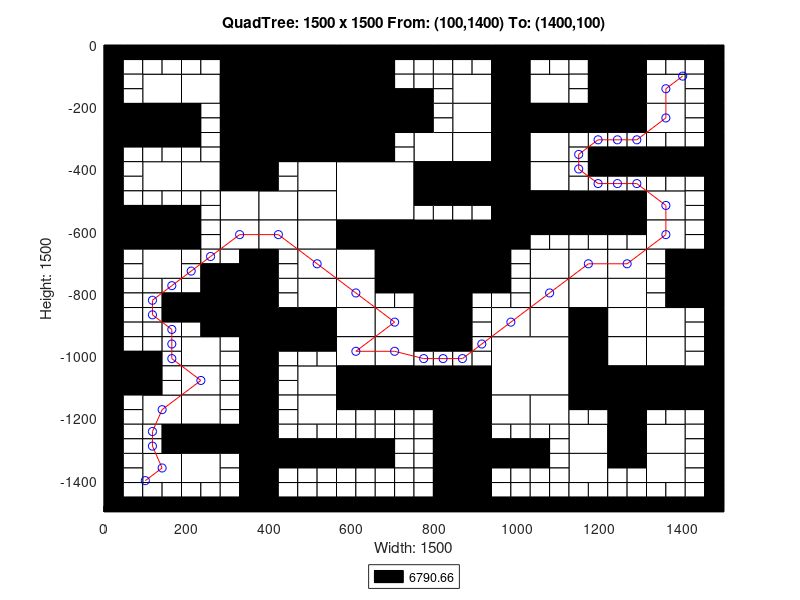

This figure's MATLAB source:
axis([0 1500 -1500 0]);
title('QuadTree: 1500 x 1500 From: (100,1400) To: (1400,100)');
xlabel('Width: 1500');
ylabel('Height: 1500');
rectangle('Position',[375 -187.5 187.5 187.5], 'FaceColor',[0 0 0]);
rectangle('Position',[375 -375 187.5 187.5], 'FaceColor',[0 0 0]);
rectangle('Position',[562.5 -562.5 187.5 187.5], 'FaceColor',[1 1 1]);
rectangle('Position',[750 -750 187.5 187.5], 'FaceColor',[0 0 0]);
rectangle('Position',[937.5 -1125 187.5 187.5], 'FaceColor',[1 1 1]);
rectangle('Position',[93.75 -187.5 93.75 93.75], 'FaceColor',[1 1 1]);
rectangle('Position',[281.25 -93.75 93.75 93.75], 'FaceColor',[0 0 0]);
rectangle('Position',[187.5 -187.5 93.75 93.75], 'FaceColor',[1 1 1]);
rectangle('Position',[281.25 -187.5 93.75 93.75], 'FaceColor',[0 0 0]);
rectangle('Position',[0 -281.25 93.75 93.75], 'FaceColor',[0 0 0]);
rectangle('Position',[93.75 -281.25 93.75 93.75], 'FaceColor',[0 0 0]);
rectangle('Position',[281.25 -281.25 93.75 93.75], 'FaceColor',[0 0 0]);
rectangle('Position',[281.25 -375 93.75 93.75], 'FaceColor',[0 0 0]);
rectangle('Position',[562.5 -93.75 93.75 93.75], 'FaceColor',[0 0 0]);
rectangle('Position',[562.5 -187.5 93.75 93.75], 'FaceColor',[0 0 0]);
rectangle('Position',[562.5 -281.25 93.75 93.75], 'FaceColor',[0 0 0]);
rectangle('Position',[656.25 -281.25 93.75 93.75], 'FaceColor',[0 0 0]);
rectangle('Position',[562.5 -375 93.75 93.75], 'FaceColor',[0 0 0]);
rectangle('Position',[93.75 -468.75 93.75 93.75], 'FaceColor',[1 1 1]);
rectangle('Position',[187.5 -468.75 93.75 93.75], 'FaceColor',[1 1 1]);
rectangle('Position',[281.25 -468.75 93.75 93.75], 'FaceColor',[0 0 0]);
rectangle('Position',[281.25 -562.5 93.75 93.75], 'FaceColor',[1 1 1]);
rectangle('Position',[0 -656.25 93.75 93.75], 'FaceColor',[0 0 0]);
rectangle('Position',[93.75 -656.25 93.75 93.75], 'FaceColor',[0 0 0]);
rectangle('Position',[93.75 -750 93.75 93.75], 'FaceColor',[1 1 1]);
rectangle('Position',[281.25 -656.25 93.75 93.75], 'FaceColor',[1 1 1]);
rectangle('Position',[468.75 -468.75 93.75 93.75], 'FaceColor',[1 1 1]);
rectangle('Position',[375 -562.5 93.75 93.75], 'FaceColor',[1 1 1]);
rectangle('Position',[468.75 -562.5 93.75 93.75], 'FaceColor',[1 1 1]);
rectangle('Position',[375 -656.25 93.75 93.75], 'FaceColor',[1 1 1]);
rectangle('Position',[468.75 -656.25 93.75 93.75], 'FaceColor',[1 1 1]);
rectangle('Position',[468.75 -750 93.75 93.75], 'FaceColor',[1 1 1]);
rectangle('Position',[562.5 -656.25 93.75 93.75], 'FaceColor',[0 0 0]);
rectangle('Position',[656.25 -656.25 93.75 93.75], 'FaceColor',[0 0 0]);
rectangle('Position',[562.5 -750 93.75 93.75], 'FaceColor',[1 1 1]);
rectangle('Position',[656.25 -750 93.75 93.75], 'FaceColor',[0 0 0]);
rectangle('Position',[843.75 -187.5 93.75 93.75], 'FaceColor',[1 1 1]);
rectangle('Position',[937.5 -93.75 93.75 93.75], 'FaceColor',[0 0 0]);
rectangle('Position',[937.5 -187.5 93.75 93.75], 'FaceColor',[0 0 0]);
rectangle('Position',[1031.25 -187.5 93.75 93.75], 'FaceColor',[1 1 1]);
rectangle('Position',[843.75 -281.25 93.75 93.75], 'FaceColor',[1 1 1]);
rectangle('Position',[750 -375 93.75 93.75], 'FaceColor',[1 1 1]);
rectangle('Position',[843.75 -375 93.75 93.75], 'FaceColor',[1 1 1]);
rectangle('Position',[937.5 -281.25 93.75 93.75], 'FaceColor',[0 0 0]);
rectangle('Position',[1031.25 -281.25 93.75 93.75], 'FaceColor',[0 0 0]);
rectangle('Position',[937.5 -375 93.75 93.75], 'FaceColor',[0 0 0]);
rectangle('Position',[1031.25 -375 93.75 93.75], 'FaceColor',[1 1 1]);
rectangle('Position',[1218.75 -93.75 93.75 93.75], 'FaceColor',[0 0 0]);
rectangle('Position',[1218.75 -187.5 93.75 93.75], 'FaceColor',[0 0 0]);
rectangle('Position',[1312.5 -187.5 93.75 93.75], 'FaceColor',[1 1 1]);
rectangle('Position',[1125 -281.25 93.75 93.75], 'FaceColor',[0 0 0]);
rectangle('Position',[1218.75 -281.25 93.75 93.75], 'FaceColor',[0 0 0]);
rectangle('Position',[1312.5 -281.25 93.75 93.75], 'FaceColor',[1 1 1]);
rectangle('Position',[750 -468.75 93.75 93.75], 'FaceColor',[0 0 0]);
rectangle('Position',[843.75 -468.75 93.75 93.75], 'FaceColor',[0 0 0]);
rectangle('Position',[937.5 -468.75 93.75 93.75], 'FaceColor',[0 0 0]);
rectangle('Position',[1031.25 -468.75 93.75 93.75], 'FaceColor',[1 1 1]);
rectangle('Position',[937.5 -562.5 93.75 93.75], 'FaceColor',[0 0 0]);
rectangle('Position',[1031.25 -562.5 93.75 93.75], 'FaceColor',[0 0 0]);
rectangle('Position',[937.5 -656.25 93.75 93.75], 'FaceColor',[0 0 0]);
rectangle('Position',[1031.25 -750 93.75 93.75], 'FaceColor',[1 1 1]);
rectangle('Position',[1125 -562.5 93.75 93.75], 'FaceColor',[0 0 0]);
rectangle('Position',[1218.75 -562.5 93.75 93.75], 'FaceColor',[0 0 0]);
rectangle('Position',[1312.5 -562.5 93.75 93.75], 'FaceColor',[1 1 1]);
rectangle('Position',[1125 -750 93.75 93.75], 'FaceColor',[1 1 1]);
rectangle('Position',[1218.75 -750 93.75 93.75], 'FaceColor',[1 1 1]);
rectangle('Position',[1312.5 -656.25 93.75 93.75], 'FaceColor',[1 1 1]);
rectangle('Position',[1406.25 -750 93.75 93.75], 'FaceColor',[0 0 0]);
rectangle('Position',[281.25 -843.75 93.75 93.75], 'FaceColor',[0 0 0]);
rectangle('Position',[281.25 -937.5 93.75 93.75], 'FaceColor',[0 0 0]);
rectangle('Position',[0 -1125 93.75 93.75], 'FaceColor',[0 0 0]);
rectangle('Position',[187.5 -1031.25 93.75 93.75], 'FaceColor',[1 1 1]);
rectangle('Position',[187.5 -1125 93.75 93.75], 'FaceColor',[1 1 1]);
rectangle('Position',[468.75 -843.75 93.75 93.75], 'FaceColor',[1 1 1]);
rectangle('Position',[375 -937.5 93.75 93.75], 'FaceColor',[0 0 0]);
rectangle('Position',[468.75 -937.5 93.75 93.75], 'FaceColor',[0 0 0]);
rectangle('Position',[562.5 -843.75 93.75 93.75], 'FaceColor',[1 1 1]);
rectangle('Position',[562.5 -937.5 93.75 93.75], 'FaceColor',[1 1 1]);
rectangle('Position',[656.25 -937.5 93.75 93.75], 'FaceColor',[1 1 1]);
rectangle('Position',[468.75 -1125 93.75 93.75], 'FaceColor',[1 1 1]);
rectangle('Position',[562.5 -1031.25 93.75 93.75], 'FaceColor',[1 1 1]);
rectangle('Position',[656.25 -1031.25 93.75 93.75], 'FaceColor',[1 1 1]);
rectangle('Position',[562.5 -1125 93.75 93.75], 'FaceColor',[0 0 0]);
rectangle('Position',[656.25 -1125 93.75 93.75], 'FaceColor',[0 0 0]);
rectangle('Position',[93.75 -1218.75 93.75 93.75], 'FaceColor',[1 1 1]);
rectangle('Position',[187.5 -1218.75 93.75 93.75], 'FaceColor',[1 1 1]);
rectangle('Position',[187.5 -1312.5 93.75 93.75], 'FaceColor',[0 0 0]);
rectangle('Position',[281.25 -1312.5 93.75 93.75], 'FaceColor',[0 0 0]);
rectangle('Position',[93.75 -1406.25 93.75 93.75], 'FaceColor',[1 1 1]);
rectangle('Position',[187.5 -1406.25 93.75 93.75], 'FaceColor',[1 1 1]);
rectangle('Position',[468.75 -1218.75 93.75 93.75], 'FaceColor',[1 1 1]);
rectangle('Position',[750 -843.75 93.75 93.75], 'FaceColor',[0 0 0]);
rectangle('Position',[750 -937.5 93.75 93.75], 'FaceColor',[0 0 0]);
rectangle('Position',[1031.25 -843.75 93.75 93.75], 'FaceColor',[1 1 1]);
rectangle('Position',[937.5 -937.5 93.75 93.75], 'FaceColor',[1 1 1]);
rectangle('Position',[1031.25 -937.5 93.75 93.75], 'FaceColor',[1 1 1]);
rectangle('Position',[750 -1125 93.75 93.75], 'FaceColor',[0 0 0]);
rectangle('Position',[843.75 -1125 93.75 93.75], 'FaceColor',[0 0 0]);
rectangle('Position',[1125 -843.75 93.75 93.75], 'FaceColor',[1 1 1]);
rectangle('Position',[1218.75 -843.75 93.75 93.75], 'FaceColor',[1 1 1]);
rectangle('Position',[1125 -937.5 93.75 93.75], 'FaceColor',[0 0 0]);
rectangle('Position',[1218.75 -937.5 93.75 93.75], 'FaceColor',[1 1 1]);
rectangle('Position',[1406.25 -843.75 93.75 93.75], 'FaceColor',[0 0 0]);
rectangle('Position',[1312.5 -937.5 93.75 93.75], 'FaceColor',[1 1 1]);
rectangle('Position',[1125 -1031.25 93.75 93.75], 'FaceColor',[0 0 0]);
rectangle('Position',[1218.75 -1031.25 93.75 93.75], 'FaceColor',[1 1 1]);
rectangle('Position',[1125 -1125 93.75 93.75], 'FaceColor',[0 0 0]);
rectangle('Position',[1218.75 -1125 93.75 93.75], 'FaceColor',[0 0 0]);
rectangle('Position',[1312.5 -1031.25 93.75 93.75], 'FaceColor',[1 1 1]);
rectangle('Position',[1312.5 -1125 93.75 93.75], 'FaceColor',[0 0 0]);
rectangle('Position',[1406.25 -1125 93.75 93.75], 'FaceColor',[0 0 0]);
rectangle('Position',[843.75 -1218.75 93.75 93.75], 'FaceColor',[0 0 0]);
rectangle('Position',[843.75 -1312.5 93.75 93.75], 'FaceColor',[0 0 0]);
rectangle('Position',[937.5 -1218.75 93.75 93.75], 'FaceColor',[1 1 1]);
rectangle('Position',[1031.25 -1218.75 93.75 93.75], 'FaceColor',[1 1 1]);
rectangle('Position',[843.75 -1406.25 93.75 93.75], 'FaceColor',[0 0 0]);
rectangle('Position',[843.75 -1500 93.75 93.75], 'FaceColor',[0 0 0]);
rectangle('Position',[1218.75 -1218.75 93.75 93.75], 'FaceColor',[0 0 0]);
rectangle('Position',[1125 -1312.5 93.75 93.75], 'FaceColor',[1 1 1]);
rectangle('Position',[1218.75 -1312.5 93.75 93.75], 'FaceColor',[0 0 0]);
rectangle('Position',[1312.5 -1312.5 93.75 93.75], 'FaceColor',[1 1 1]);
rectangle('Position',[1125 -1406.25 93.75 93.75], 'FaceColor',[1 1 1]);
rectangle('Position',[1312.5 -1406.25 93.75 93.75], 'FaceColor',[1 1 1]);
rectangle('Position',[0 -46.875 46.875 46.875], 'FaceColor',[0 0 0]);
rectangle('Position',[46.875 -46.875 46.875 46.875], 'FaceColor',[0 0 0]);
rectangle('Position',[0 -93.75 46.875 46.875], 'FaceColor',[0 0 0]);
rectangle('Position',[46.875 -93.75 46.875 46.875], 'FaceColor',[1 1 1]);
rectangle('Position',[93.75 -46.875 46.875 46.875], 'FaceColor',[0 0 0]);
rectangle('Position',[140.625 -46.875 46.875 46.875], 'FaceColor',[0 0 0]);
rectangle('Position',[93.75 -93.75 46.875 46.875], 'FaceColor',[1 1 1]);
rectangle('Position',[140.625 -93.75 46.875 46.875], 'FaceColor',[1 1 1]);
rectangle('Position',[0 -140.625 46.875 46.875], 'FaceColor',[0 0 0]);
rectangle('Position',[46.875 -140.625 46.875 46.875], 'FaceColor',[1 1 1]);
rectangle('Position',[0 -187.5 46.875 46.875], 'FaceColor',[0 0 0]);
rectangle('Position',[46.875 -187.5 46.875 46.875], 'FaceColor',[1 1 1]);
rectangle('Position',[187.5 -46.875 46.875 46.875], 'FaceColor',[0 0 0]);
rectangle('Position',[234.375 -46.875 46.875 46.875], 'FaceColor',[0 0 0]);
rectangle('Position',[187.5 -93.75 46.875 46.875], 'FaceColor',[1 1 1]);
rectangle('Position',[234.375 -93.75 46.875 46.875], 'FaceColor',[1 1 1]);
rectangle('Position',[0 -328.125 46.875 46.875], 'FaceColor',[0 0 0]);
rectangle('Position',[46.875 -328.125 46.875 46.875], 'FaceColor',[0 0 0]);
rectangle('Position',[0 -375 46.875 46.875], 'FaceColor',[0 0 0]);
rectangle('Position',[46.875 -375 46.875 46.875], 'FaceColor',[1 1 1]);
rectangle('Position',[93.75 -328.125 46.875 46.875], 'FaceColor',[0 0 0]);
rectangle('Position',[140.625 -328.125 46.875 46.875], 'FaceColor',[0 0 0]);
rectangle('Position',[93.75 -375 46.875 46.875], 'FaceColor',[1 1 1]);
rectangle('Position',[140.625 -375 46.875 46.875], 'FaceColor',[1 1 1]);
rectangle('Position',[187.5 -234.375 46.875 46.875], 'FaceColor',[0 0 0]);
rectangle('Position',[234.375 -234.375 46.875 46.875], 'FaceColor',[1 1 1]);
rectangle('Position',[187.5 -281.25 46.875 46.875], 'FaceColor',[0 0 0]);
rectangle('Position',[234.375 -281.25 46.875 46.875], 'FaceColor',[1 1 1]);
rectangle('Position',[187.5 -328.125 46.875 46.875], 'FaceColor',[0 0 0]);
rectangle('Position',[234.375 -328.125 46.875 46.875], 'FaceColor',[1 1 1]);
rectangle('Position',[187.5 -375 46.875 46.875], 'FaceColor',[1 1 1]);
rectangle('Position',[234.375 -375 46.875 46.875], 'FaceColor',[1 1 1]);
rectangle('Position',[656.25 -46.875 46.875 46.875], 'FaceColor',[0 0 0]);
rectangle('Position',[703.125 -46.875 46.875 46.875], 'FaceColor',[0 0 0]);
rectangle('Position',[656.25 -93.75 46.875 46.875], 'FaceColor',[0 0 0]);
rectangle('Position',[703.125 -93.75 46.875 46.875], 'FaceColor',[1 1 1]);
rectangle('Position',[656.25 -140.625 46.875 46.875], 'FaceColor',[0 0 0]);
rectangle('Position',[703.125 -140.625 46.875 46.875], 'FaceColor',[1 1 1]);
rectangle('Position',[656.25 -187.5 46.875 46.875], 'FaceColor',[0 0 0]);
rectangle('Position',[703.125 -187.5 46.875 46.875], 'FaceColor',[0 0 0]);
rectangle('Position',[656.25 -328.125 46.875 46.875], 'FaceColor',[0 0 0]);
rectangle('Position',[703.125 -328.125 46.875 46.875], 'FaceColor',[1 1 1]);
rectangle('Position',[656.25 -375 46.875 46.875], 'FaceColor',[0 0 0]);
rectangle('Position',[703.125 -375 46.875 46.875], 'FaceColor',[1 1 1]);
rectangle('Position',[0 -421.875 46.875 46.875], 'FaceColor',[0 0 0]);
rectangle('Position',[46.875 -421.875 46.875 46.875], 'FaceColor',[1 1 1]);
rectangle('Position',[0 -468.75 46.875 46.875], 'FaceColor',[0 0 0]);
rectangle('Position',[46.875 -468.75 46.875 46.875], 'FaceColor',[1 1 1]);
rectangle('Position',[0 -515.625 46.875 46.875], 'FaceColor',[0 0 0]);
rectangle('Position',[46.875 -515.625 46.875 46.875], 'FaceColor',[1 1 1]);
rectangle('Position',[0 -562.5 46.875 46.875], 'FaceColor',[0 0 0]);
rectangle('Position',[46.875 -562.5 46.875 46.875], 'FaceColor',[0 0 0]);
rectangle('Position',[93.75 -515.625 46.875 46.875], 'FaceColor',[1 1 1]);
rectangle('Position',[140.625 -515.625 46.875 46.875], 'FaceColor',[1 1 1]);
rectangle('Position',[93.75 -562.5 46.875 46.875], 'FaceColor',[0 0 0]);
rectangle('Position',[140.625 -562.5 46.875 46.875], 'FaceColor',[0 0 0]);
rectangle('Position',[187.5 -515.625 46.875 46.875], 'FaceColor',[1 1 1]);
rectangle('Position',[234.375 -515.625 46.875 46.875], 'FaceColor',[1 1 1]);
rectangle('Position',[187.5 -562.5 46.875 46.875], 'FaceColor',[0 0 0]);
rectangle('Position',[234.375 -562.5 46.875 46.875], 'FaceColor',[1 1 1]);
rectangle('Position',[0 -703.125 46.875 46.875], 'FaceColor',[0 0 0]);
rectangle('Position',[46.875 -703.125 46.875 46.875], 'FaceColor',[1 1 1]);
rectangle('Position',[0 -750 46.875 46.875], 'FaceColor',[0 0 0]);
rectangle('Position',[46.875 -750 46.875 46.875], 'FaceColor',[1 1 1]);
rectangle('Position',[187.5 -609.375 46.875 46.875], 'FaceColor',[0 0 0]);
rectangle('Position',[234.375 -609.375 46.875 46.875], 'FaceColor',[1 1 1]);
rectangle('Position',[187.5 -656.25 46.875 46.875], 'FaceColor',[0 0 0]);
rectangle('Position',[234.375 -656.25 46.875 46.875], 'FaceColor',[1 1 1]);
rectangle('Position',[187.5 -703.125 46.875 46.875], 'FaceColor',[1 1 1]);
rectangle('Position',[234.375 -703.125 46.875 46.875], 'FaceColor',[1 1 1]);
rectangle('Position',[187.5 -750 46.875 46.875], 'FaceColor',[1 1 1]);
rectangle('Position',[234.375 -750 46.875 46.875], 'FaceColor',[0 0 0]);
rectangle('Position',[281.25 -703.125 46.875 46.875], 'FaceColor',[1 1 1]);
rectangle('Position',[328.125 -703.125 46.875 46.875], 'FaceColor',[0 0 0]);
rectangle('Position',[281.25 -750 46.875 46.875], 'FaceColor',[0 0 0]);
rectangle('Position',[328.125 -750 46.875 46.875], 'FaceColor',[0 0 0]);
rectangle('Position',[375 -421.875 46.875 46.875], 'FaceColor',[0 0 0]);
rectangle('Position',[421.875 -421.875 46.875 46.875], 'FaceColor',[1 1 1]);
rectangle('Position',[375 -468.75 46.875 46.875], 'FaceColor',[0 0 0]);
rectangle('Position',[421.875 -468.75 46.875 46.875], 'FaceColor',[1 1 1]);
rectangle('Position',[375 -703.125 46.875 46.875], 'FaceColor',[0 0 0]);
rectangle('Position',[421.875 -703.125 46.875 46.875], 'FaceColor',[1 1 1]);
rectangle('Position',[375 -750 46.875 46.875], 'FaceColor',[0 0 0]);
rectangle('Position',[421.875 -750 46.875 46.875], 'FaceColor',[1 1 1]);
rectangle('Position',[750 -46.875 46.875 46.875], 'FaceColor',[0 0 0]);
rectangle('Position',[796.875 -46.875 46.875 46.875], 'FaceColor',[0 0 0]);
rectangle('Position',[750 -93.75 46.875 46.875], 'FaceColor',[1 1 1]);
rectangle('Position',[796.875 -93.75 46.875 46.875], 'FaceColor',[1 1 1]);
rectangle('Position',[843.75 -46.875 46.875 46.875], 'FaceColor',[0 0 0]);
rectangle('Position',[890.625 -46.875 46.875 46.875], 'FaceColor',[0 0 0]);
rectangle('Position',[843.75 -93.75 46.875 46.875], 'FaceColor',[1 1 1]);
rectangle('Position',[890.625 -93.75 46.875 46.875], 'FaceColor',[1 1 1]);
rectangle('Position',[750 -140.625 46.875 46.875], 'FaceColor',[1 1 1]);
rectangle('Position',[796.875 -140.625 46.875 46.875], 'FaceColor',[1 1 1]);
rectangle('Position',[750 -187.5 46.875 46.875], 'FaceColor',[0 0 0]);
rectangle('Position',[796.875 -187.5 46.875 46.875], 'FaceColor',[1 1 1]);
rectangle('Position',[1031.25 -46.875 46.875 46.875], 'FaceColor',[0 0 0]);
rectangle('Position',[1078.12 -46.875 46.875 46.875], 'FaceColor',[0 0 0]);
rectangle('Position',[1031.25 -93.75 46.875 46.875], 'FaceColor',[1 1 1]);
rectangle('Position',[1078.12 -93.75 46.875 46.875], 'FaceColor',[1 1 1]);
rectangle('Position',[750 -234.375 46.875 46.875], 'FaceColor',[0 0 0]);
rectangle('Position',[796.875 -234.375 46.875 46.875], 'FaceColor',[1 1 1]);
rectangle('Position',[750 -281.25 46.875 46.875], 'FaceColor',[0 0 0]);
rectangle('Position',[796.875 -281.25 46.875 46.875], 'FaceColor',[1 1 1]);
rectangle('Position',[1125 -46.875 46.875 46.875], 'FaceColor',[0 0 0]);
rectangle('Position',[1171.88 -46.875 46.875 46.875], 'FaceColor',[0 0 0]);
rectangle('Position',[1125 -93.75 46.875 46.875], 'FaceColor',[1 1 1]);
rectangle('Position',[1171.88 -93.75 46.875 46.875], 'FaceColor',[0 0 0]);
rectangle('Position',[1125 -140.625 46.875 46.875], 'FaceColor',[1 1 1]);
rectangle('Position',[1171.88 -140.625 46.875 46.875], 'FaceColor',[0 0 0]);
rectangle('Position',[1125 -187.5 46.875 46.875], 'FaceColor',[1 1 1]);
rectangle('Position',[1171.88 -187.5 46.875 46.875], 'FaceColor',[0 0 0]);
rectangle('Position',[1312.5 -46.875 46.875 46.875], 'FaceColor',[0 0 0]);
rectangle('Position',[1359.38 -46.875 46.875 46.875], 'FaceColor',[0 0 0]);
rectangle('Position',[1312.5 -93.75 46.875 46.875], 'FaceColor',[1 1 1]);
rectangle('Position',[1359.38 -93.75 46.875 46.875], 'FaceColor',[1 1 1]);
rectangle('Position',[1406.25 -46.875 46.875 46.875], 'FaceColor',[0 0 0]);
rectangle('Position',[1453.12 -46.875 46.875 46.875], 'FaceColor',[0 0 0]);
rectangle('Position',[1406.25 -93.75 46.875 46.875], 'FaceColor',[1 1 1]);
rectangle('Position',[1453.12 -93.75 46.875 46.875], 'FaceColor',[0 0 0]);
rectangle('Position',[1406.25 -140.625 46.875 46.875], 'FaceColor',[1 1 1]);
rectangle('Position',[1453.12 -140.625 46.875 46.875], 'FaceColor',[0 0 0]);
rectangle('Position',[1406.25 -187.5 46.875 46.875], 'FaceColor',[1 1 1]);
rectangle('Position',[1453.12 -187.5 46.875 46.875], 'FaceColor',[0 0 0]);
rectangle('Position',[1125 -328.125 46.875 46.875], 'FaceColor',[1 1 1]);
rectangle('Position',[1171.88 -328.125 46.875 46.875], 'FaceColor',[1 1 1]);
rectangle('Position',[1125 -375 46.875 46.875], 'FaceColor',[1 1 1]);
rectangle('Position',[1171.88 -375 46.875 46.875], 'FaceColor',[0 0 0]);
rectangle('Position',[1218.75 -328.125 46.875 46.875], 'FaceColor',[1 1 1]);
rectangle('Position',[1265.62 -328.125 46.875 46.875], 'FaceColor',[1 1 1]);
rectangle('Position',[1218.75 -375 46.875 46.875], 'FaceColor',[0 0 0]);
rectangle('Position',[1265.62 -375 46.875 46.875], 'FaceColor',[0 0 0]);
rectangle('Position',[1406.25 -234.375 46.875 46.875], 'FaceColor',[1 1 1]);
rectangle('Position',[1453.12 -234.375 46.875 46.875], 'FaceColor',[0 0 0]);
rectangle('Position',[1406.25 -281.25 46.875 46.875], 'FaceColor',[1 1 1]);
rectangle('Position',[1453.12 -281.25 46.875 46.875], 'FaceColor',[0 0 0]);
rectangle('Position',[1312.5 -328.125 46.875 46.875], 'FaceColor',[1 1 1]);
rectangle('Position',[1359.38 -328.125 46.875 46.875], 'FaceColor',[1 1 1]);
rectangle('Position',[1312.5 -375 46.875 46.875], 'FaceColor',[0 0 0]);
rectangle('Position',[1359.38 -375 46.875 46.875], 'FaceColor',[0 0 0]);
rectangle('Position',[1406.25 -328.125 46.875 46.875], 'FaceColor',[1 1 1]);
rectangle('Position',[1453.12 -328.125 46.875 46.875], 'FaceColor',[0 0 0]);
rectangle('Position',[1406.25 -375 46.875 46.875], 'FaceColor',[0 0 0]);
rectangle('Position',[1453.12 -375 46.875 46.875], 'FaceColor',[0 0 0]);
rectangle('Position',[750 -515.625 46.875 46.875], 'FaceColor',[0 0 0]);
rectangle('Position',[796.875 -515.625 46.875 46.875], 'FaceColor',[0 0 0]);
rectangle('Position',[750 -562.5 46.875 46.875], 'FaceColor',[1 1 1]);
rectangle('Position',[796.875 -562.5 46.875 46.875], 'FaceColor',[1 1 1]);
rectangle('Position',[843.75 -515.625 46.875 46.875], 'FaceColor',[0 0 0]);
rectangle('Position',[890.625 -515.625 46.875 46.875], 'FaceColor',[0 0 0]);
rectangle('Position',[843.75 -562.5 46.875 46.875], 'FaceColor',[1 1 1]);
rectangle('Position',[890.625 -562.5 46.875 46.875], 'FaceColor',[1 1 1]);
rectangle('Position',[1031.25 -609.375 46.875 46.875], 'FaceColor',[0 0 0]);
rectangle('Position',[1078.12 -609.375 46.875 46.875], 'FaceColor',[0 0 0]);
rectangle('Position',[1031.25 -656.25 46.875 46.875], 'FaceColor',[1 1 1]);
rectangle('Position',[1078.12 -656.25 46.875 46.875], 'FaceColor',[1 1 1]);
rectangle('Position',[937.5 -703.125 46.875 46.875], 'FaceColor',[0 0 0]);
rectangle('Position',[984.375 -703.125 46.875 46.875], 'FaceColor',[1 1 1]);
rectangle('Position',[937.5 -750 46.875 46.875], 'FaceColor',[0 0 0]);
rectangle('Position',[984.375 -750 46.875 46.875], 'FaceColor',[1 1 1]);
rectangle('Position',[1125 -421.875 46.875 46.875], 'FaceColor',[1 1 1]);
rectangle('Position',[1171.88 -421.875 46.875 46.875], 'FaceColor',[0 0 0]);
rectangle('Position',[1125 -468.75 46.875 46.875], 'FaceColor',[1 1 1]);
rectangle('Position',[1171.88 -468.75 46.875 46.875], 'FaceColor',[1 1 1]);
rectangle('Position',[1218.75 -421.875 46.875 46.875], 'FaceColor',[0 0 0]);
rectangle('Position',[1265.62 -421.875 46.875 46.875], 'FaceColor',[0 0 0]);
rectangle('Position',[1218.75 -468.75 46.875 46.875], 'FaceColor',[1 1 1]);
rectangle('Position',[1265.62 -468.75 46.875 46.875], 'FaceColor',[1 1 1]);
rectangle('Position',[1312.5 -421.875 46.875 46.875], 'FaceColor',[0 0 0]);
rectangle('Position',[1359.38 -421.875 46.875 46.875], 'FaceColor',[0 0 0]);
rectangle('Position',[1312.5 -468.75 46.875 46.875], 'FaceColor',[1 1 1]);
rectangle('Position',[1359.38 -468.75 46.875 46.875], 'FaceColor',[1 1 1]);
rectangle('Position',[1406.25 -421.875 46.875 46.875], 'FaceColor',[0 0 0]);
rectangle('Position',[1453.12 -421.875 46.875 46.875], 'FaceColor',[0 0 0]);
rectangle('Position',[1406.25 -468.75 46.875 46.875], 'FaceColor',[1 1 1]);
rectangle('Position',[1453.12 -468.75 46.875 46.875], 'FaceColor',[0 0 0]);
rectangle('Position',[1406.25 -515.625 46.875 46.875], 'FaceColor',[1 1 1]);
rectangle('Position',[1453.12 -515.625 46.875 46.875], 'FaceColor',[0 0 0]);
rectangle('Position',[1406.25 -562.5 46.875 46.875], 'FaceColor',[1 1 1]);
rectangle('Position',[1453.12 -562.5 46.875 46.875], 'FaceColor',[0 0 0]);
rectangle('Position',[1125 -609.375 46.875 46.875], 'FaceColor',[0 0 0]);
rectangle('Position',[1171.88 -609.375 46.875 46.875], 'FaceColor',[0 0 0]);
rectangle('Position',[1125 -656.25 46.875 46.875], 'FaceColor',[1 1 1]);
rectangle('Position',[1171.88 -656.25 46.875 46.875], 'FaceColor',[1 1 1]);
rectangle('Position',[1218.75 -609.375 46.875 46.875], 'FaceColor',[0 0 0]);
rectangle('Position',[1265.62 -609.375 46.875 46.875], 'FaceColor',[0 0 0]);
rectangle('Position',[1218.75 -656.25 46.875 46.875], 'FaceColor',[1 1 1]);
rectangle('Position',[1265.62 -656.25 46.875 46.875], 'FaceColor',[1 1 1]);
rectangle('Position',[1406.25 -609.375 46.875 46.875], 'FaceColor',[1 1 1]);
rectangle('Position',[1453.12 -609.375 46.875 46.875], 'FaceColor',[0 0 0]);
rectangle('Position',[1406.25 -656.25 46.875 46.875], 'FaceColor',[1 1 1]);
rectangle('Position',[1453.12 -656.25 46.875 46.875], 'FaceColor',[0 0 0]);
rectangle('Position',[1312.5 -703.125 46.875 46.875], 'FaceColor',[1 1 1]);
rectangle('Position',[1359.38 -703.125 46.875 46.875], 'FaceColor',[0 0 0]);
rectangle('Position',[1312.5 -750 46.875 46.875], 'FaceColor',[1 1 1]);
rectangle('Position',[1359.38 -750 46.875 46.875], 'FaceColor',[0 0 0]);
rectangle('Position',[0 -796.875 46.875 46.875], 'FaceColor',[0 0 0]);
rectangle('Position',[46.875 -796.875 46.875 46.875], 'FaceColor',[1 1 1]);
rectangle('Position',[0 -843.75 46.875 46.875], 'FaceColor',[0 0 0]);
rectangle('Position',[46.875 -843.75 46.875 46.875], 'FaceColor',[1 1 1]);
rectangle('Position',[93.75 -796.875 46.875 46.875], 'FaceColor',[1 1 1]);
rectangle('Position',[140.625 -796.875 46.875 46.875], 'FaceColor',[1 1 1]);
rectangle('Position',[93.75 -843.75 46.875 46.875], 'FaceColor',[1 1 1]);
rectangle('Position',[140.625 -843.75 46.875 46.875], 'FaceColor',[0 0 0]);
rectangle('Position',[0 -890.625 46.875 46.875], 'FaceColor',[0 0 0]);
rectangle('Position',[46.875 -890.625 46.875 46.875], 'FaceColor',[1 1 1]);
rectangle('Position',[0 -937.5 46.875 46.875], 'FaceColor',[0 0 0]);
rectangle('Position',[46.875 -937.5 46.875 46.875], 'FaceColor',[1 1 1]);
rectangle('Position',[93.75 -890.625 46.875 46.875], 'FaceColor',[1 1 1]);
rectangle('Position',[140.625 -890.625 46.875 46.875], 'FaceColor',[0 0 0]);
rectangle('Position',[93.75 -937.5 46.875 46.875], 'FaceColor',[1 1 1]);
rectangle('Position',[140.625 -937.5 46.875 46.875], 'FaceColor',[1 1 1]);
rectangle('Position',[187.5 -796.875 46.875 46.875], 'FaceColor',[1 1 1]);
rectangle('Position',[234.375 -796.875 46.875 46.875], 'FaceColor',[0 0 0]);
rectangle('Position',[187.5 -843.75 46.875 46.875], 'FaceColor',[0 0 0]);
rectangle('Position',[234.375 -843.75 46.875 46.875], 'FaceColor',[0 0 0]);
rectangle('Position',[187.5 -890.625 46.875 46.875], 'FaceColor',[0 0 0]);
rectangle('Position',[234.375 -890.625 46.875 46.875], 'FaceColor',[0 0 0]);
rectangle('Position',[187.5 -937.5 46.875 46.875], 'FaceColor',[1 1 1]);
rectangle('Position',[234.375 -937.5 46.875 46.875], 'FaceColor',[0 0 0]);
rectangle('Position',[0 -984.375 46.875 46.875], 'FaceColor',[0 0 0]);
rectangle('Position',[46.875 -984.375 46.875 46.875], 'FaceColor',[1 1 1]);
rectangle('Position',[0 -1031.25 46.875 46.875], 'FaceColor',[0 0 0]);
rectangle('Position',[46.875 -1031.25 46.875 46.875], 'FaceColor',[0 0 0]);
rectangle('Position',[93.75 -984.375 46.875 46.875], 'FaceColor',[1 1 1]);
rectangle('Position',[140.625 -984.375 46.875 46.875], 'FaceColor',[1 1 1]);
rectangle('Position',[93.75 -1031.25 46.875 46.875], 'FaceColor',[0 0 0]);
rectangle('Position',[140.625 -1031.25 46.875 46.875], 'FaceColor',[1 1 1]);
rectangle('Position',[93.75 -1078.12 46.875 46.875], 'FaceColor',[0 0 0]);
rectangle('Position',[140.625 -1078.12 46.875 46.875], 'FaceColor',[1 1 1]);
rectangle('Position',[93.75 -1125 46.875 46.875], 'FaceColor',[0 0 0]);
rectangle('Position',[140.625 -1125 46.875 46.875], 'FaceColor',[1 1 1]);
rectangle('Position',[281.25 -984.375 46.875 46.875], 'FaceColor',[1 1 1]);
rectangle('Position',[328.125 -984.375 46.875 46.875], 'FaceColor',[0 0 0]);
rectangle('Position',[281.25 -1031.25 46.875 46.875], 'FaceColor',[1 1 1]);
rectangle('Position',[328.125 -1031.25 46.875 46.875], 'FaceColor',[0 0 0]);
rectangle('Position',[281.25 -1078.12 46.875 46.875], 'FaceColor',[1 1 1]);
rectangle('Position',[328.125 -1078.12 46.875 46.875], 'FaceColor',[0 0 0]);
rectangle('Position',[281.25 -1125 46.875 46.875], 'FaceColor',[1 1 1]);
rectangle('Position',[328.125 -1125 46.875 46.875], 'FaceColor',[0 0 0]);
rectangle('Position',[375 -796.875 46.875 46.875], 'FaceColor',[0 0 0]);
rectangle('Position',[421.875 -796.875 46.875 46.875], 'FaceColor',[1 1 1]);
rectangle('Position',[375 -843.75 46.875 46.875], 'FaceColor',[0 0 0]);
rectangle('Position',[421.875 -843.75 46.875 46.875], 'FaceColor',[1 1 1]);
rectangle('Position',[656.25 -796.875 46.875 46.875], 'FaceColor',[0 0 0]);
rectangle('Position',[703.125 -796.875 46.875 46.875], 'FaceColor',[0 0 0]);
rectangle('Position',[656.25 -843.75 46.875 46.875], 'FaceColor',[1 1 1]);
rectangle('Position',[703.125 -843.75 46.875 46.875], 'FaceColor',[1 1 1]);
rectangle('Position',[375 -984.375 46.875 46.875], 'FaceColor',[0 0 0]);
rectangle('Position',[421.875 -984.375 46.875 46.875], 'FaceColor',[0 0 0]);
rectangle('Position',[375 -1031.25 46.875 46.875], 'FaceColor',[0 0 0]);
rectangle('Position',[421.875 -1031.25 46.875 46.875], 'FaceColor',[1 1 1]);
rectangle('Position',[468.75 -984.375 46.875 46.875], 'FaceColor',[0 0 0]);
rectangle('Position',[515.625 -984.375 46.875 46.875], 'FaceColor',[0 0 0]);
rectangle('Position',[468.75 -1031.25 46.875 46.875], 'FaceColor',[1 1 1]);
rectangle('Position',[515.625 -1031.25 46.875 46.875], 'FaceColor',[1 1 1]);
rectangle('Position',[375 -1078.12 46.875 46.875], 'FaceColor',[0 0 0]);
rectangle('Position',[421.875 -1078.12 46.875 46.875], 'FaceColor',[1 1 1]);
rectangle('Position',[375 -1125 46.875 46.875], 'FaceColor',[0 0 0]);
rectangle('Position',[421.875 -1125 46.875 46.875], 'FaceColor',[1 1 1]);
rectangle('Position',[0 -1171.88 46.875 46.875], 'FaceColor',[0 0 0]);
rectangle('Position',[46.875 -1171.88 46.875 46.875], 'FaceColor',[1 1 1]);
rectangle('Position',[0 -1218.75 46.875 46.875], 'FaceColor',[0 0 0]);
rectangle('Position',[46.875 -1218.75 46.875 46.875], 'FaceColor',[1 1 1]);
rectangle('Position',[0 -1265.62 46.875 46.875], 'FaceColor',[0 0 0]);
rectangle('Position',[46.875 -1265.62 46.875 46.875], 'FaceColor',[1 1 1]);
rectangle('Position',[0 -1312.5 46.875 46.875], 'FaceColor',[0 0 0]);
rectangle('Position',[46.875 -1312.5 46.875 46.875], 'FaceColor',[1 1 1]);
rectangle('Position',[93.75 -1265.62 46.875 46.875], 'FaceColor',[1 1 1]);
rectangle('Position',[140.625 -1265.62 46.875 46.875], 'FaceColor',[0 0 0]);
rectangle('Position',[93.75 -1312.5 46.875 46.875], 'FaceColor',[1 1 1]);
rectangle('Position',[140.625 -1312.5 46.875 46.875], 'FaceColor',[0 0 0]);
rectangle('Position',[281.25 -1171.88 46.875 46.875], 'FaceColor',[1 1 1]);
rectangle('Position',[328.125 -1171.88 46.875 46.875], 'FaceColor',[0 0 0]);
rectangle('Position',[281.25 -1218.75 46.875 46.875], 'FaceColor',[1 1 1]);
rectangle('Position',[328.125 -1218.75 46.875 46.875], 'FaceColor',[0 0 0]);
rectangle('Position',[0 -1359.38 46.875 46.875], 'FaceColor',[0 0 0]);
rectangle('Position',[46.875 -1359.38 46.875 46.875], 'FaceColor',[1 1 1]);
rectangle('Position',[0 -1406.25 46.875 46.875], 'FaceColor',[0 0 0]);
rectangle('Position',[46.875 -1406.25 46.875 46.875], 'FaceColor',[1 1 1]);
rectangle('Position',[0 -1453.12 46.875 46.875], 'FaceColor',[0 0 0]);
rectangle('Position',[46.875 -1453.12 46.875 46.875], 'FaceColor',[1 1 1]);
rectangle('Position',[0 -1500 46.875 46.875], 'FaceColor',[0 0 0]);
rectangle('Position',[46.875 -1500 46.875 46.875], 'FaceColor',[0 0 0]);
rectangle('Position',[93.75 -1453.12 46.875 46.875], 'FaceColor',[1 1 1]);
rectangle('Position',[140.625 -1453.12 46.875 46.875], 'FaceColor',[1 1 1]);
rectangle('Position',[93.75 -1500 46.875 46.875], 'FaceColor',[0 0 0]);
rectangle('Position',[140.625 -1500 46.875 46.875], 'FaceColor',[0 0 0]);
rectangle('Position',[281.25 -1359.38 46.875 46.875], 'FaceColor',[1 1 1]);
rectangle('Position',[328.125 -1359.38 46.875 46.875], 'FaceColor',[0 0 0]);
rectangle('Position',[281.25 -1406.25 46.875 46.875], 'FaceColor',[1 1 1]);
rectangle('Position',[328.125 -1406.25 46.875 46.875], 'FaceColor',[0 0 0]);
rectangle('Position',[187.5 -1453.12 46.875 46.875], 'FaceColor',[1 1 1]);
rectangle('Position',[234.375 -1453.12 46.875 46.875], 'FaceColor',[1 1 1]);
rectangle('Position',[187.5 -1500 46.875 46.875], 'FaceColor',[0 0 0]);
rectangle('Position',[234.375 -1500 46.875 46.875], 'FaceColor',[0 0 0]);
rectangle('Position',[281.25 -1453.12 46.875 46.875], 'FaceColor',[1 1 1]);
rectangle('Position',[328.125 -1453.12 46.875 46.875], 'FaceColor',[0 0 0]);
rectangle('Position',[281.25 -1500 46.875 46.875], 'FaceColor',[0 0 0]);
rectangle('Position',[328.125 -1500 46.875 46.875], 'FaceColor',[0 0 0]);
rectangle('Position',[375 -1171.88 46.875 46.875], 'FaceColor',[0 0 0]);
rectangle('Position',[421.875 -1171.88 46.875 46.875], 'FaceColor',[1 1 1]);
rectangle('Position',[375 -1218.75 46.875 46.875], 'FaceColor',[0 0 0]);
rectangle('Position',[421.875 -1218.75 46.875 46.875], 'FaceColor',[1 1 1]);
rectangle('Position',[375 -1265.62 46.875 46.875], 'FaceColor',[0 0 0]);
rectangle('Position',[421.875 -1265.62 46.875 46.875], 'FaceColor',[1 1 1]);
rectangle('Position',[375 -1312.5 46.875 46.875], 'FaceColor',[0 0 0]);
rectangle('Position',[421.875 -1312.5 46.875 46.875], 'FaceColor',[0 0 0]);
rectangle('Position',[468.75 -1265.62 46.875 46.875], 'FaceColor',[1 1 1]);
rectangle('Position',[515.625 -1265.62 46.875 46.875], 'FaceColor',[1 1 1]);
rectangle('Position',[468.75 -1312.5 46.875 46.875], 'FaceColor',[0 0 0]);
rectangle('Position',[515.625 -1312.5 46.875 46.875], 'FaceColor',[0 0 0]);
rectangle('Position',[562.5 -1171.88 46.875 46.875], 'FaceColor',[0 0 0]);
rectangle('Position',[609.375 -1171.88 46.875 46.875], 'FaceColor',[0 0 0]);
rectangle('Position',[562.5 -1218.75 46.875 46.875], 'FaceColor',[1 1 1]);
rectangle('Position',[609.375 -1218.75 46.875 46.875], 'FaceColor',[1 1 1]);
rectangle('Position',[656.25 -1171.88 46.875 46.875], 'FaceColor',[0 0 0]);
rectangle('Position',[703.125 -1171.88 46.875 46.875], 'FaceColor',[0 0 0]);
rectangle('Position',[656.25 -1218.75 46.875 46.875], 'FaceColor',[1 1 1]);
rectangle('Position',[703.125 -1218.75 46.875 46.875], 'FaceColor',[1 1 1]);
rectangle('Position',[562.5 -1265.62 46.875 46.875], 'FaceColor',[1 1 1]);
rectangle('Position',[609.375 -1265.62 46.875 46.875], 'FaceColor',[1 1 1]);
rectangle('Position',[562.5 -1312.5 46.875 46.875], 'FaceColor',[0 0 0]);
rectangle('Position',[609.375 -1312.5 46.875 46.875], 'FaceColor',[0 0 0]);
rectangle('Position',[656.25 -1265.62 46.875 46.875], 'FaceColor',[1 1 1]);
rectangle('Position',[703.125 -1265.62 46.875 46.875], 'FaceColor',[1 1 1]);
rectangle('Position',[656.25 -1312.5 46.875 46.875], 'FaceColor',[0 0 0]);
rectangle('Position',[703.125 -1312.5 46.875 46.875], 'FaceColor',[1 1 1]);
rectangle('Position',[375 -1359.38 46.875 46.875], 'FaceColor',[0 0 0]);
rectangle('Position',[421.875 -1359.38 46.875 46.875], 'FaceColor',[0 0 0]);
rectangle('Position',[375 -1406.25 46.875 46.875], 'FaceColor',[0 0 0]);
rectangle('Position',[421.875 -1406.25 46.875 46.875], 'FaceColor',[1 1 1]);
rectangle('Position',[468.75 -1359.38 46.875 46.875], 'FaceColor',[0 0 0]);
rectangle('Position',[515.625 -1359.38 46.875 46.875], 'FaceColor',[0 0 0]);
rectangle('Position',[468.75 -1406.25 46.875 46.875], 'FaceColor',[1 1 1]);
rectangle('Position',[515.625 -1406.25 46.875 46.875], 'FaceColor',[1 1 1]);
rectangle('Position',[375 -1453.12 46.875 46.875], 'FaceColor',[0 0 0]);
rectangle('Position',[421.875 -1453.12 46.875 46.875], 'FaceColor',[1 1 1]);
rectangle('Position',[375 -1500 46.875 46.875], 'FaceColor',[0 0 0]);
rectangle('Position',[421.875 -1500 46.875 46.875], 'FaceColor',[0 0 0]);
rectangle('Position',[468.75 -1453.12 46.875 46.875], 'FaceColor',[1 1 1]);
rectangle('Position',[515.625 -1453.12 46.875 46.875], 'FaceColor',[1 1 1]);
rectangle('Position',[468.75 -1500 46.875 46.875], 'FaceColor',[0 0 0]);
rectangle('Position',[515.625 -1500 46.875 46.875], 'FaceColor',[0 0 0]);
rectangle('Position',[562.5 -1359.38 46.875 46.875], 'FaceColor',[0 0 0]);
rectangle('Position',[609.375 -1359.38 46.875 46.875], 'FaceColor',[0 0 0]);
rectangle('Position',[562.5 -1406.25 46.875 46.875], 'FaceColor',[1 1 1]);
rectangle('Position',[609.375 -1406.25 46.875 46.875], 'FaceColor',[1 1 1]);
rectangle('Position',[656.25 -1359.38 46.875 46.875], 'FaceColor',[0 0 0]);
rectangle('Position',[703.125 -1359.38 46.875 46.875], 'FaceColor',[1 1 1]);
rectangle('Position',[656.25 -1406.25 46.875 46.875], 'FaceColor',[1 1 1]);
rectangle('Position',[703.125 -1406.25 46.875 46.875], 'FaceColor',[1 1 1]);
rectangle('Position',[562.5 -1453.12 46.875 46.875], 'FaceColor',[1 1 1]);
rectangle('Position',[609.375 -1453.12 46.875 46.875], 'FaceColor',[1 1 1]);
rectangle('Position',[562.5 -1500 46.875 46.875], 'FaceColor',[0 0 0]);
rectangle('Position',[609.375 -1500 46.875 46.875], 'FaceColor',[0 0 0]);
rectangle('Position',[656.25 -1453.12 46.875 46.875], 'FaceColor',[1 1 1]);
rectangle('Position',[703.125 -1453.12 46.875 46.875], 'FaceColor',[1 1 1]);
rectangle('Position',[656.25 -1500 46.875 46.875], 'FaceColor',[0 0 0]);
rectangle('Position',[703.125 -1500 46.875 46.875], 'FaceColor',[0 0 0]);
rectangle('Position',[843.75 -796.875 46.875 46.875], 'FaceColor',[0 0 0]);
rectangle('Position',[890.625 -796.875 46.875 46.875], 'FaceColor',[0 0 0]);
rectangle('Position',[843.75 -843.75 46.875 46.875], 'FaceColor',[0 0 0]);
rectangle('Position',[890.625 -843.75 46.875 46.875], 'FaceColor',[1 1 1]);
rectangle('Position',[843.75 -890.625 46.875 46.875], 'FaceColor',[0 0 0]);
rectangle('Position',[890.625 -890.625 46.875 46.875], 'FaceColor',[1 1 1]);
rectangle('Position',[843.75 -937.5 46.875 46.875], 'FaceColor',[0 0 0]);
rectangle('Position',[890.625 -937.5 46.875 46.875], 'FaceColor',[1 1 1]);
rectangle('Position',[937.5 -796.875 46.875 46.875], 'FaceColor',[0 0 0]);
rectangle('Position',[984.375 -796.875 46.875 46.875], 'FaceColor',[1 1 1]);
rectangle('Position',[937.5 -843.75 46.875 46.875], 'FaceColor',[1 1 1]);
rectangle('Position',[984.375 -843.75 46.875 46.875], 'FaceColor',[1 1 1]);
rectangle('Position',[750 -984.375 46.875 46.875], 'FaceColor',[0 0 0]);
rectangle('Position',[796.875 -984.375 46.875 46.875], 'FaceColor',[0 0 0]);
rectangle('Position',[750 -1031.25 46.875 46.875], 'FaceColor',[1 1 1]);
rectangle('Position',[796.875 -1031.25 46.875 46.875], 'FaceColor',[1 1 1]);
rectangle('Position',[843.75 -984.375 46.875 46.875], 'FaceColor',[0 0 0]);
rectangle('Position',[890.625 -984.375 46.875 46.875], 'FaceColor',[1 1 1]);
rectangle('Position',[843.75 -1031.25 46.875 46.875], 'FaceColor',[1 1 1]);
rectangle('Position',[890.625 -1031.25 46.875 46.875], 'FaceColor',[1 1 1]);
rectangle('Position',[1312.5 -796.875 46.875 46.875], 'FaceColor',[1 1 1]);
rectangle('Position',[1359.38 -796.875 46.875 46.875], 'FaceColor',[0 0 0]);
rectangle('Position',[1312.5 -843.75 46.875 46.875], 'FaceColor',[1 1 1]);
rectangle('Position',[1359.38 -843.75 46.875 46.875], 'FaceColor',[0 0 0]);
rectangle('Position',[1406.25 -890.625 46.875 46.875], 'FaceColor',[1 1 1]);
rectangle('Position',[1453.12 -890.625 46.875 46.875], 'FaceColor',[0 0 0]);
rectangle('Position',[1406.25 -937.5 46.875 46.875], 'FaceColor',[1 1 1]);
rectangle('Position',[1453.12 -937.5 46.875 46.875], 'FaceColor',[0 0 0]);
rectangle('Position',[1406.25 -984.375 46.875 46.875], 'FaceColor',[1 1 1]);
rectangle('Position',[1453.12 -984.375 46.875 46.875], 'FaceColor',[0 0 0]);
rectangle('Position',[1406.25 -1031.25 46.875 46.875], 'FaceColor',[1 1 1]);
rectangle('Position',[1453.12 -1031.25 46.875 46.875], 'FaceColor',[0 0 0]);
rectangle('Position',[750 -1171.88 46.875 46.875], 'FaceColor',[0 0 0]);
rectangle('Position',[796.875 -1171.88 46.875 46.875], 'FaceColor',[0 0 0]);
rectangle('Position',[750 -1218.75 46.875 46.875], 'FaceColor',[1 1 1]);
rectangle('Position',[796.875 -1218.75 46.875 46.875], 'FaceColor',[0 0 0]);
rectangle('Position',[750 -1265.62 46.875 46.875], 'FaceColor',[1 1 1]);
rectangle('Position',[796.875 -1265.62 46.875 46.875], 'FaceColor',[0 0 0]);
rectangle('Position',[750 -1312.5 46.875 46.875], 'FaceColor',[1 1 1]);
rectangle('Position',[796.875 -1312.5 46.875 46.875], 'FaceColor',[0 0 0]);
rectangle('Position',[937.5 -1265.62 46.875 46.875], 'FaceColor',[1 1 1]);
rectangle('Position',[984.375 -1265.62 46.875 46.875], 'FaceColor',[1 1 1]);
rectangle('Position',[937.5 -1312.5 46.875 46.875], 'FaceColor',[0 0 0]);
rectangle('Position',[984.375 -1312.5 46.875 46.875], 'FaceColor',[0 0 0]);
rectangle('Position',[1031.25 -1265.62 46.875 46.875], 'FaceColor',[1 1 1]);
rectangle('Position',[1078.12 -1265.62 46.875 46.875], 'FaceColor',[1 1 1]);
rectangle('Position',[1031.25 -1312.5 46.875 46.875], 'FaceColor',[0 0 0]);
rectangle('Position',[1078.12 -1312.5 46.875 46.875], 'FaceColor',[1 1 1]);
rectangle('Position',[750 -1359.38 46.875 46.875], 'FaceColor',[1 1 1]);
rectangle('Position',[796.875 -1359.38 46.875 46.875], 'FaceColor',[0 0 0]);
rectangle('Position',[750 -1406.25 46.875 46.875], 'FaceColor',[1 1 1]);
rectangle('Position',[796.875 -1406.25 46.875 46.875], 'FaceColor',[0 0 0]);
rectangle('Position',[750 -1453.12 46.875 46.875], 'FaceColor',[1 1 1]);
rectangle('Position',[796.875 -1453.12 46.875 46.875], 'FaceColor',[0 0 0]);
rectangle('Position',[750 -1500 46.875 46.875], 'FaceColor',[0 0 0]);
rectangle('Position',[796.875 -1500 46.875 46.875], 'FaceColor',[0 0 0]);
rectangle('Position',[937.5 -1359.38 46.875 46.875], 'FaceColor',[0 0 0]);
rectangle('Position',[984.375 -1359.38 46.875 46.875], 'FaceColor',[0 0 0]);
rectangle('Position',[937.5 -1406.25 46.875 46.875], 'FaceColor',[1 1 1]);
rectangle('Position',[984.375 -1406.25 46.875 46.875], 'FaceColor',[1 1 1]);
rectangle('Position',[1031.25 -1359.38 46.875 46.875], 'FaceColor',[0 0 0]);
rectangle('Position',[1078.12 -1359.38 46.875 46.875], 'FaceColor',[1 1 1]);
rectangle('Position',[1031.25 -1406.25 46.875 46.875], 'FaceColor',[1 1 1]);
rectangle('Position',[1078.12 -1406.25 46.875 46.875], 'FaceColor',[1 1 1]);
rectangle('Position',[937.5 -1453.12 46.875 46.875], 'FaceColor',[1 1 1]);
rectangle('Position',[984.375 -1453.12 46.875 46.875], 'FaceColor',[1 1 1]);
rectangle('Position',[937.5 -1500 46.875 46.875], 'FaceColor',[0 0 0]);
rectangle('Position',[984.375 -1500 46.875 46.875], 'FaceColor',[0 0 0]);
rectangle('Position',[1031.25 -1453.12 46.875 46.875], 'FaceColor',[1 1 1]);
rectangle('Position',[1078.12 -1453.12 46.875 46.875], 'FaceColor',[1 1 1]);
rectangle('Position',[1031.25 -1500 46.875 46.875], 'FaceColor',[0 0 0]);
rectangle('Position',[1078.12 -1500 46.875 46.875], 'FaceColor',[0 0 0]);
rectangle('Position',[1125 -1171.88 46.875 46.875], 'FaceColor',[0 0 0]);
rectangle('Position',[1171.88 -1171.88 46.875 46.875], 'FaceColor',[0 0 0]);
rectangle('Position',[1125 -1218.75 46.875 46.875], 'FaceColor',[1 1 1]);
rectangle('Position',[1171.88 -1218.75 46.875 46.875], 'FaceColor',[1 1 1]);
rectangle('Position',[1312.5 -1171.88 46.875 46.875], 'FaceColor',[0 0 0]);
rectangle('Position',[1359.38 -1171.88 46.875 46.875], 'FaceColor',[0 0 0]);
rectangle('Position',[1312.5 -1218.75 46.875 46.875], 'FaceColor',[1 1 1]);
rectangle('Position',[1359.38 -1218.75 46.875 46.875], 'FaceColor',[1 1 1]);
rectangle('Position',[1406.25 -1171.88 46.875 46.875], 'FaceColor',[0 0 0]);
rectangle('Position',[1453.12 -1171.88 46.875 46.875], 'FaceColor',[0 0 0]);
rectangle('Position',[1406.25 -1218.75 46.875 46.875], 'FaceColor',[1 1 1]);
rectangle('Position',[1453.12 -1218.75 46.875 46.875], 'FaceColor',[0 0 0]);
rectangle('Position',[1406.25 -1265.62 46.875 46.875], 'FaceColor',[1 1 1]);
rectangle('Position',[1453.12 -1265.62 46.875 46.875], 'FaceColor',[0 0 0]);
rectangle('Position',[1406.25 -1312.5 46.875 46.875], 'FaceColor',[1 1 1]);
rectangle('Position',[1453.12 -1312.5 46.875 46.875], 'FaceColor',[0 0 0]);
rectangle('Position',[1218.75 -1359.38 46.875 46.875], 'FaceColor',[0 0 0]);
rectangle('Position',[1265.62 -1359.38 46.875 46.875], 'FaceColor',[0 0 0]);
rectangle('Position',[1218.75 -1406.25 46.875 46.875], 'FaceColor',[1 1 1]);
rectangle('Position',[1265.62 -1406.25 46.875 46.875], 'FaceColor',[1 1 1]);
rectangle('Position',[1125 -1453.12 46.875 46.875], 'FaceColor',[1 1 1]);
rectangle('Position',[1171.88 -1453.12 46.875 46.875], 'FaceColor',[1 1 1]);
rectangle('Position',[1125 -1500 46.875 46.875], 'FaceColor',[0 0 0]);
rectangle('Position',[1171.88 -1500 46.875 46.875], 'FaceColor',[0 0 0]);
rectangle('Position',[1218.75 -1453.12 46.875 46.875], 'FaceColor',[1 1 1]);
rectangle('Position',[1265.62 -1453.12 46.875 46.875], 'FaceColor',[1 1 1]);
rectangle('Position',[1218.75 -1500 46.875 46.875], 'FaceColor',[0 0 0]);
rectangle('Position',[1265.62 -1500 46.875 46.875], 'FaceColor',[0 0 0]);
rectangle('Position',[1406.25 -1359.38 46.875 46.875], 'FaceColor',[1 1 1]);
rectangle('Position',[1453.12 -1359.38 46.875 46.875], 'FaceColor',[0 0 0]);
rectangle('Position',[1406.25 -1406.25 46.875 46.875], 'FaceColor',[1 1 1]);
rectangle('Position',[1453.12 -1406.25 46.875 46.875], 'FaceColor',[0 0 0]);
rectangle('Position',[1312.5 -1453.12 46.875 46.875], 'FaceColor',[1 1 1]);
rectangle('Position',[1359.38 -1453.12 46.875 46.875], 'FaceColor',[1 1 1]);
rectangle('Position',[1312.5 -1500 46.875 46.875], 'FaceColor',[0 0 0]);
rectangle('Position',[1359.38 -1500 46.875 46.875], 'FaceColor',[0 0 0]);
rectangle('Position',[1406.25 -1453.12 46.875 46.875], 'FaceColor',[1 1 1]);
rectangle('Position',[1453.12 -1453.12 46.875 46.875], 'FaceColor',[0 0 0]);
rectangle('Position',[1406.25 -1500 46.875 46.875], 'FaceColor',[0 0 0]);
rectangle('Position',[1453.12 -1500 46.875 46.875], 'FaceColor',[0 0 0]);
X=[1400,1359.38,1359.38,1289.06,1242.19,1195.31,1148.44,1148.44,1195.31,1242.19,1289.06,1359.38,1359.38,1265.62,1171.88,1078.12,984.375,914.062,867.188,820.312,773.438,703.125,609.375,703.125,609.375,515.625,421.875,328.125,257.812,210.938,164.062,117.188,117.188,164.062,164.062,164.062,234.375,140.625,117.188,117.188,140.625,100];
Y=[-100,-140.625,-234.375,-304.688,-304.688,-304.688,-351.562,-398.438,-445.312,-445.312,-445.312,-515.625,-609.375,-703.125,-703.125,-796.875,-890.625,-960.938,-1007.81,-1007.81,-1007.81,-984.375,-984.375,-890.625,-796.875,-703.125,-609.375,-609.375,-679.688,-726.562,-773.438,-820.312,-867.188,-914.062,-960.938,-1007.81,-1078.12,-1171.88,-1242.19,-1289.06,-1359.38,-1400];
hold on;
plot(X,Y,'r');
plot(X,Y,'bo');
legend('6790.66','Location','southoutside');
